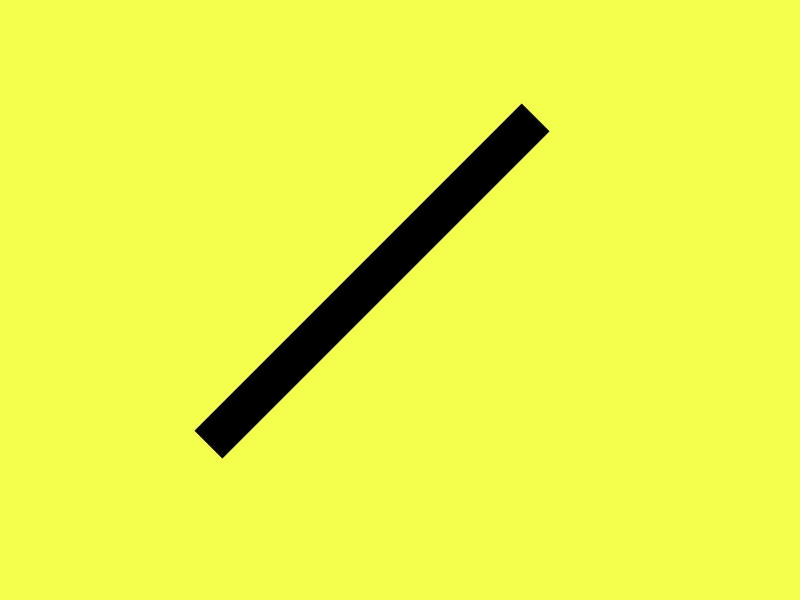
#> input picture test_transform.jpg, 800 x 600 px
$ python test.py
#> lines starting #> are read from the running program, lines starting #| are printed output that depends on the picture
#!/usr/bin/python3
#
# GpuWrapper example code
#
# OpenCV: Understanding warpPerspective / perspective transform
# https://stackoverflow.com/questions/45717277

import time

import cv2
import numpy as np

from cv2cuda import gpuwrapper


def test_warpperspective():
    img = cv2.imread('test_transform.jpg')
#> img is the input picture: shape (600, 800, 3); mean B, G, R 74.2, 245.3, 234.7
    img = cv2.cvtColor(img, cv2.COLOR_BGR2GRAY)
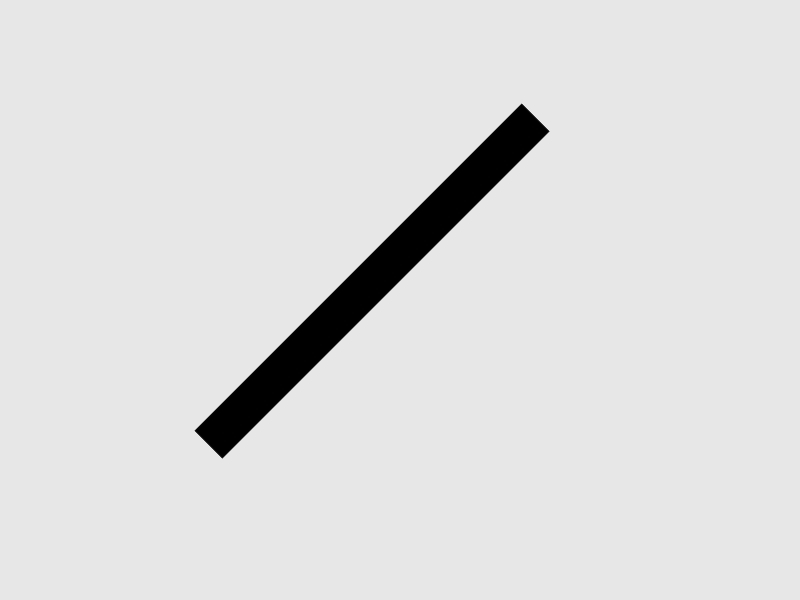
#> img: shape (600, 800); min 0, max 232, mean 222.2

    # source points
    top_left = [521, 103]
    top_right = [549, 131]
    bottom_right = [222, 458]
    bottom_left = [194, 430]
    pts = np.array([bottom_left, bottom_right, top_right, top_left])

    # target points
    y_off = 50;  # y offset
    top_left_dst = [top_left[0], top_left[1] - y_off]
    top_right_dst = [top_left_dst[0] + 39.6, top_left_dst[1]]
    bottom_right_dst = [top_right_dst[0], top_right_dst[1] + 462.4]
    bottom_left_dst = [top_left_dst[0], bottom_right_dst[1]]
    dst_pts = np.array([bottom_left_dst, bottom_right_dst, top_right_dst, top_left_dst])

    # generate a preview to show where the warped bar would end up
    preview = np.copy(img)
    cv2.polylines(preview, np.int32([dst_pts]), True, (0,0,255), 5)
    cv2.polylines(preview, np.int32([pts]), True, (255,0,255), 1)
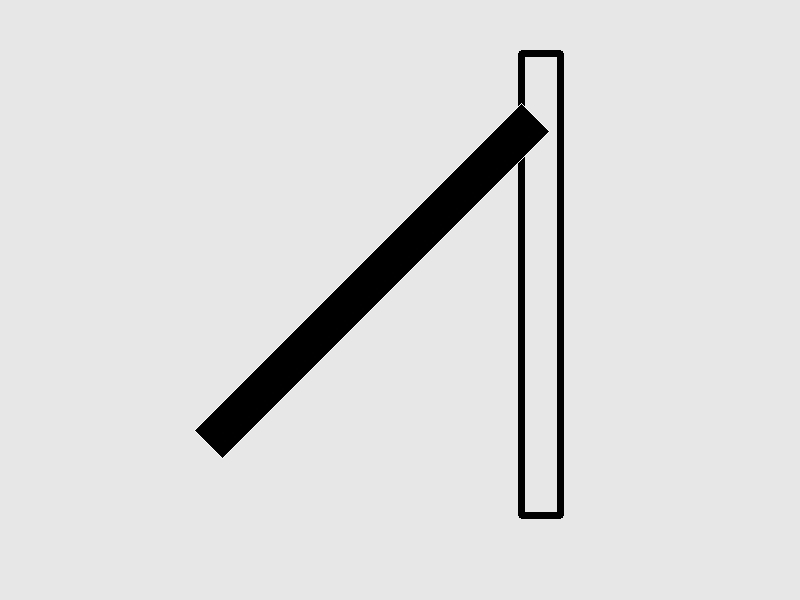
#> preview: shape (600, 800); min 0, max 255, mean 219.2
    cv2.imwrite('preview.jpg', preview)

    # calculate transformation matrix
    pts = np.float32(pts.tolist())
    dst_pts = np.float32(dst_pts.tolist())
    M = cv2.getPerspectiveTransform(pts, dst_pts)

    # wrap image and draw the resulting image
    image_size = (img.shape[1], img.shape[0])
#> image_size = (800, 600)
    warped = cv2.warpPerspective(img, M, dsize = image_size, flags = cv2.INTER_LINEAR)
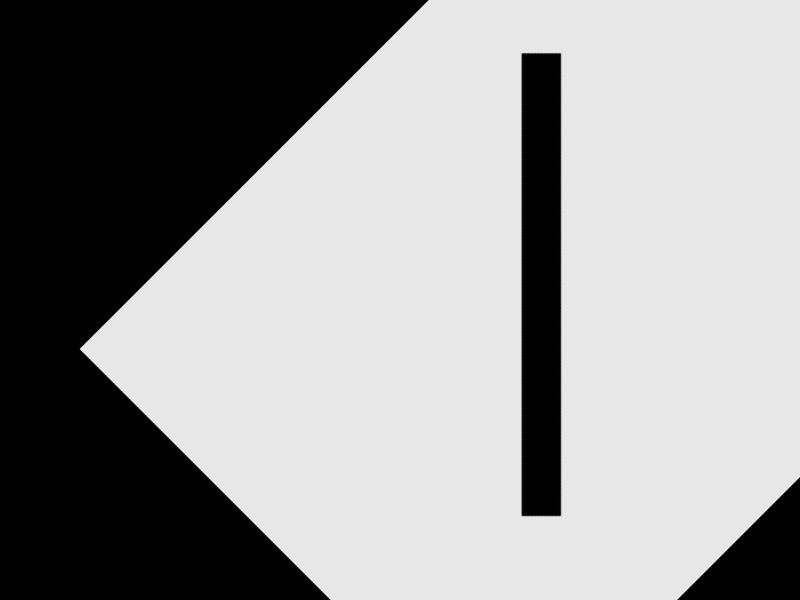
#> warped: shape (600, 800); min 0, max 232, mean 151.2
    cv2.imwrite('warped.jpg', warped)

    h, w = img.shape
#> h = 600; w = 800
#> (the call stopped at in test_warpperspective, `warped = gpuwrapper.cudaWarpPerspectiveWrapper( img, M.astype(np.float..`: cv2cuda is not available in this run)
#> (the call stopped at in test_resize, `img = gpuwrapper.cudaResizeWrapper(img, (30, 30))`: cv2cuda is not available in this run)
    warped = gpuwrapper.cudaWarpPerspectiveWrapper(
                 img, M.astype(np.float32), (w, h), cv2.INTER_LINEAR)
    cv2.imwrite('warped_gpu.jpg', warped)


def test_resize():
    img = cv2.imread('test_transform.jpg')
    img = gpuwrapper.cudaResizeWrapper(img, (30, 30))
    cv2.imwrite('resize.jpg', img)


def test_resize_performance():
    imgs = [np.random.randint(255, size=(s, s, 3), dtype=np.uint8)
            for s in (1000, 2000, 3000, 4000)]

    for i, img in enumerate(imgs):
        t_start = time.time()
        img_r = cv2.resize(img.astype(np.float32), (500, 500))
        t_end = time.time()
        print('CPU resize time #{0}, {1}: {2} ms'.format(
            i, img.shape, (t_end - t_start) * 1000))

    print('GPU round 1')
    for i, img in enumerate(imgs):
        t_start = time.time()
        img_r = gpuwrapper.cudaResizeWrapper(img, (500, 500))
        t_end = time.time()
        print('GPU resize time #{0}, {1}: {2} ms'.format(
            i, img.shape, (t_end - t_start) * 1000))

    print('GPU round 2')
    for i, img in enumerate(imgs):
        t_start = time.time()
        img_r = gpuwrapper.cudaResizeWrapper(img, (500, 500))
        t_end = time.time()
        print('GPU resize time #{0}, {1}: {2} ms'.format(
            i, img.shape, (t_end - t_start) * 1000))


test_warpperspective()
test_resize()
test_resize_performance()
#> (the call stopped at in test_resize_performance, `img_r = gpuwrapper.cudaResizeWrapper(img, (500, 500))`: cv2cuda is not available in this run)
